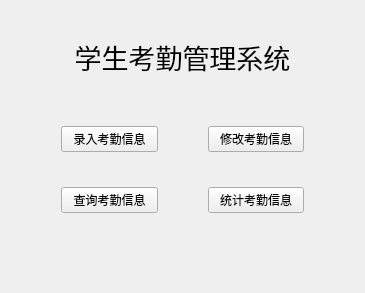
<?xml version="1.0" encoding="UTF-8"?>
<ui version="4.0">
 <class>page_manage</class>
 <widget class="QWidget" name="page_manage">
  <property name="geometry">
   <rect>
    <x>0</x>
    <y>0</y>
    <width>365</width>
    <height>293</height>
   </rect>
  </property>
  <property name="minimumSize">
   <size>
    <width>0</width>
    <height>0</height>
   </size>
  </property>
  <property name="maximumSize">
   <size>
    <width>16777215</width>
    <height>16777215</height>
   </size>
  </property>
  <property name="windowTitle">
   <string>Form</string>
  </property>
  <layout class="QGridLayout" name="gridLayout_2">
   <item row="0" column="0">
    <layout class="QGridLayout" name="gridLayout">
     <property name="sizeConstraint">
      <enum>QLayout::SetDefaultConstraint</enum>
     </property>
     <property name="leftMargin">
      <number>50</number>
     </property>
     <property name="topMargin">
      <number>12</number>
     </property>
     <property name="rightMargin">
      <number>50</number>
     </property>
     <property name="bottomMargin">
      <number>69</number>
     </property>
     <property name="horizontalSpacing">
      <number>50</number>
     </property>
     <property name="verticalSpacing">
      <number>35</number>
     </property>
     <item row="0" column="0" colspan="2">
      <widget class="QLabel" name="label">
       <property name="font">
        <font>
         <pointsize>20</pointsize>
        </font>
       </property>
       <property name="text">
        <string>学生考勤管理系统</string>
       </property>
       <property name="alignment">
        <set>Qt::AlignCenter</set>
       </property>
      </widget>
     </item>
     <item row="1" column="0">
      <widget class="QPushButton" name="input">
       <property name="text">
        <string>录入考勤信息</string>
       </property>
      </widget>
     </item>
     <item row="1" column="1">
      <widget class="QPushButton" name="change">
       <property name="text">
        <string>修改考勤信息</string>
       </property>
      </widget>
     </item>
     <item row="2" column="1">
      <widget class="QPushButton" name="statistics">
       <property name="text">
        <string>统计考勤信息</string>
       </property>
      </widget>
     </item>
     <item row="2" column="0">
      <widget class="QPushButton" name="view">
       <property name="text">
        <string>查询考勤信息</string>
       </property>
      </widget>
     </item>
    </layout>
   </item>
  </layout>
 </widget>
 <resources/>
 <connections/>
</ui>
